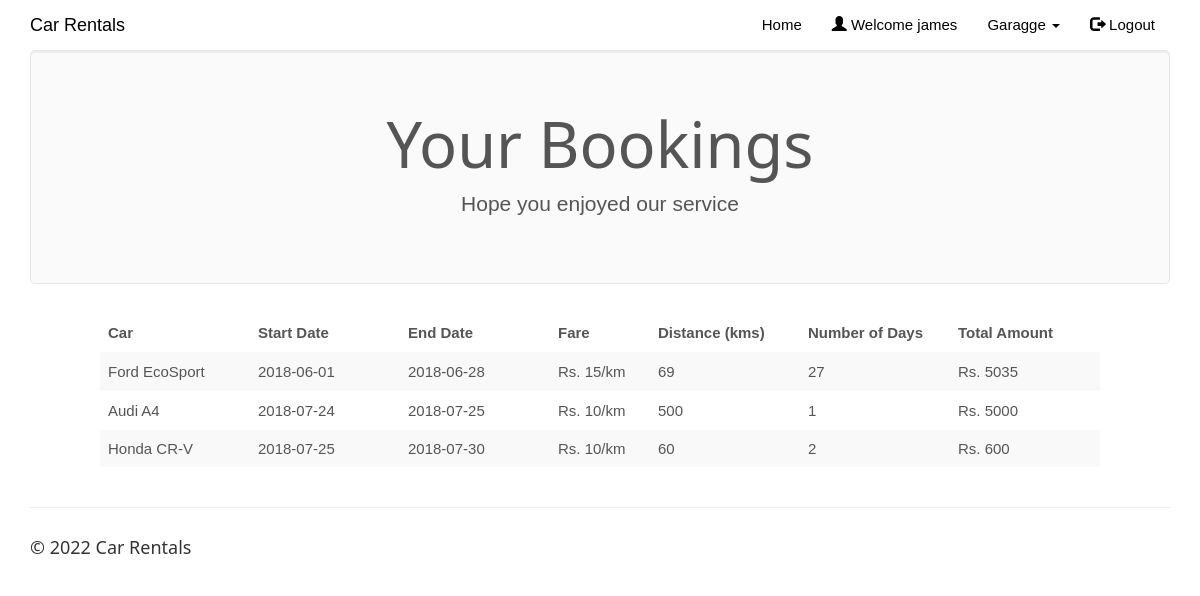
The page /mybookings.php (signed in) on the database its author committed.
### tables this page shows
CREATE TABLE IF NOT EXISTS `rentedcars` (
`id` int(100) NOT NULL,
  `customer_username` varchar(50) NOT NULL,
  `car_id` int(20) NOT NULL,
  `driver_id` int(20) NOT NULL,
  `booking_date` date NOT NULL,
  `rent_start_date` date NOT NULL,
  `rent_end_date` date NOT NULL,
  `car_return_date` date DEFAULT NULL,
  `fare` double NOT NULL,
  `charge_type` varchar(25) NOT NULL DEFAULT 'days',
  `distance` double DEFAULT NULL,
  `no_of_days` int(50) DEFAULT NULL,
  `total_amount` double DEFAULT NULL,
  `return_status` varchar(10) NOT NULL
);

CREATE TABLE IF NOT EXISTS `cars` (
`car_id` int(20) NOT NULL,
  `car_name` varchar(50) NOT NULL,
  `car_nameplate` varchar(50) NOT NULL,
  `car_img` varchar(50) DEFAULT 'NA',
  `ac_price` float NOT NULL,
  `non_ac_price` float NOT NULL,
  `ac_price_per_day` float NOT NULL,
  `non_ac_price_per_day` float NOT NULL,
  `car_availability` varchar(10) NOT NULL
);

### mybookings.php (the view, shortened to what this page needs)
<!DOCTYPE html>
<html>
<?php
$conn = Connect();
?>
<head>
<link rel="stylesheet" href="assets/bootstrap/css/bootstrap.min.css">
<link rel="stylesheet" href="assets/fonts/font-awesome.min.css">
    <link rel="stylesheet" href="assets/w3css/w3.css">
<link rel="stylesheet" type="text/css" href="assets/css/customerlogin.css">
<link rel="stylesheet" type="text/css" media="screen" href="assets/css/clientpage.css" />
</head>
<body id="page-top" data-spy="scroll" data-target=".navbar-fixed-top">
    <nav class="navbar navbar-custom navbar-fixed-top" role="navigation" style="color: black">
        <div class="container">
            <div class="navbar-header">
                <a class="navbar-brand page-scroll" href="index.php">
                   Car Rentals </a>
            </div>
            <?php
                if(isset($_SESSION['login_client'])){
            ?>
            <div class="collapse navbar-collapse navbar-right navbar-main-collapse">
                <ul class="nav navbar-nav">
                    <li>
                        <a href="index.php">Home</a>
                    </li>
                    <li>
                        <a href="#"><span class="glyphicon glyphicon-user"></span> Welcome <?php echo $_SESSION['login_client']; ?></a>
                    </li>
                    <li>
                    <ul class="nav navbar-nav navbar-right">
            <li><a href="#" class="dropdown-toggle active" data-toggle="dropdown" role="button" aria-haspopup="true" aria-expanded="false"><span class="glyphicon glyphicon-user"></span> Control Panel <span class="caret"></span> </a>
                <ul class="dropdown-menu">
              <li> <a href="entercar.php">Add Car</a></li>
              <li> <a href="enterdriver.php"> Add Driver</a></li>
              <li> <a href="clientview.php">View</a></li>
            </ul>
            </li>
          </ul>
                    </li>
                    <li>
                        <a href="logout.php"><span class="glyphicon glyphicon-log-out"></span> Logout</a>
                    </li>
                </ul>
            </div>
            <?php
                }
                else if (isset($_SESSION['login_customer'])){
            ?>
            <div class="collapse navbar-collapse navbar-right navbar-main-collapse">
                <ul class="nav navbar-nav">
                    <li>
                        <a href="index.php">Home</a>
                    </li>
                    <li>
                        <a href="#"><span class="glyphicon glyphicon-user"></span> Welcome <?php echo $_SESSION['login_customer']; ?></a>
                    </li>
                    <ul class="nav navbar-nav">
            <li><a href="#" class="dropdown-toggle active" data-toggle="dropdown" role="button" aria-haspopup="true" aria-expanded="false"> Garagge <span class="caret"></span> </a>
            </li>
          </ul>
                    <li>
                        <a href="logout.php"><span class="glyphicon glyphicon-log-out"></span> Logout</a>
                    </li>
                </ul>
            </div>
                <?php   }
                ?>
        </div>
    </nav>
<?php $login_customer = $_SESSION['login_customer'];
    $sql1 = "SELECT * FROM rentedcars rc, cars c
    WHERE rc.customer_username='$login_customer' AND c.car_id=rc.car_id AND rc.return_status='R'";
    $result1 = $conn->query($sql1);
    if (mysqli_num_rows($result1) > 0) {
?>
<div class="container">
      <div class="jumbotron">
        <h1 class="text-center">Your Bookings</h1>
        <p class="text-center"> Hope you enjoyed our service </p>
      </div>
    </div>
    <div class="table-responsive" style="padding-left: 100px; padding-right: 100px;" >
<table class="table table-striped">
  <thead class="thead-dark">
<tr>
<th width="15%">Car</th>
<th width="15%">Start Date</th>
<th width="15%">End Date</th>
<th width="10%">Fare</th>
<th width="15%">Distance (kms)</th>
<th width="15%">Number of Days</th>
<th width="15%">Total Amount</th>
</tr>
</thead>
<?php
        while($row = mysqli_fetch_assoc($result1)) {
?>
<tr>
<td><?php echo $row["car_name"]; ?></td>
<td><?php echo $row["rent_start_date"] ?></td>
<td><?php echo $row["rent_end_date"]; ?></td>
<td>Rs.  <?php
            if($row["charge_type"] == "days"){
                    echo ($row["fare"] . "/day");
                } else {
                    echo ($row["fare"] . "/km");
                }
            ?></td>
<td><?php  if($row["charge_type"] == "days"){
                    echo ("-");
                } else {
                    echo ($row["distance"]);
                } ?></td>
<td><?php echo $row["no_of_days"]; ?> </td>
<td>Rs.  <?php echo $row["total_amount"]; ?></td>
</tr>
<?php        } ?>
                </table>
                </div>
            <?php
        } ?>
</body>
<footer class="site-footer">
        <div class="container">
            <hr>
            <div class="row">
                <div class="col-sm-6">
                    <h5>© <?php echo date("Y"); ?> Car Rentals</h5>
                </div>
            </div>
        </div>
    </footer>
</html>

### assets/w3css/w3.css (style rules this page uses)
*,*:before,*:after { box-sizing:inherit }
html { -ms-text-size-adjust:100%;-webkit-text-size-adjust:100% }
body { margin:0 }
article,aside,details,figcaption,figure,footer,header,main,menu,nav,section,summary { display:block }
a { background-color:transparent;-webkit-text-decoration-skip:objects }
hr { box-sizing:content-box;height:0;overflow:visible }
html,body { font-family:Verdana,sans-serif;font-size:15px;line-height:1.5 }
html { overflow-x:hidden }
h1 { font-size:36px }
h5 { font-size:18px }
h1,h2,h3,h4,h5,h6 { font-family:"Segoe UI",Arial,sans-serif;font-weight:400;margin:10px 0 }
hr { border:0;border-top:1px solid #eee;margin:20px 0 }
a { color:inherit }

### assets/css/customerlogin.css (style rules this page uses)
body, html { height: 100%; }
body { padding-top: 50px; background-size: 100%; }
footer { display: block; }

### rows shown on the page
rentedcars: car.car_name "Ford EcoSport", rent_start_date "2018-06-01", rent_end_date "2018-06-28", fare "15", distance "69", no_of_days "27", total_amount "5035"
rentedcars: car.car_name "Audi A4", rent_start_date "2018-07-24", rent_end_date "2018-07-25", fare "10", distance "500", no_of_days "1", total_amount "5000"
rentedcars: car.car_name "Honda CR-V", rent_start_date "2018-07-25", rent_end_date "2018-07-30", fare "10", distance "60", no_of_days "2", total_amount "600"

### other values the page prints
$_SESSION['login_customer'] "james"
